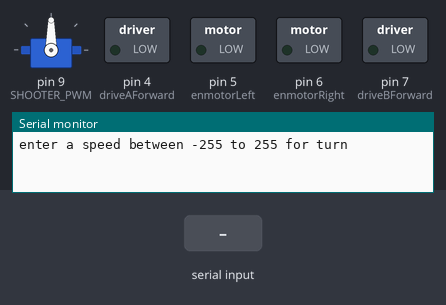
This sketch was run on a simulated Arduino Uno, built with avr-gcc and run on an emulated ATmega328P. Shown: servo, switched loads named in the sketch (green lamp = pin HIGH), the last lines printed to the serial monitor. The inputs (shaded band) are chosen by the test bench.

Above: at 1.2 s.
1.3 s: "90,45\n" received over Serial
At 2.5 s:
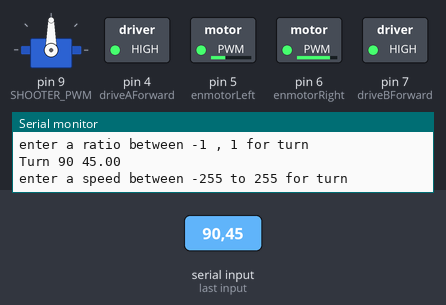
2.9 s: "30,150\n" received over Serial
At 5.2 s:
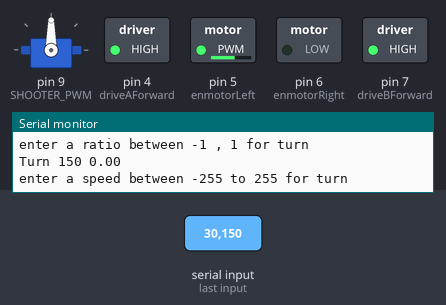
5.5 s: "5\n" received over Serial
At 7.2 s:
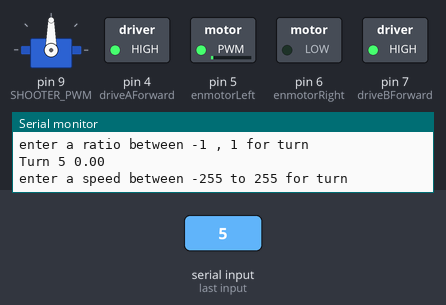
8.0 s: "90\n" received over Serial
At 10.2 s:
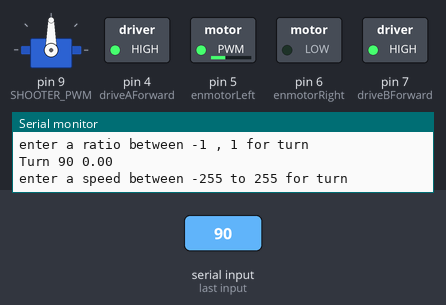
10.5 s: "200\n" received over Serial
At 12.3 s:
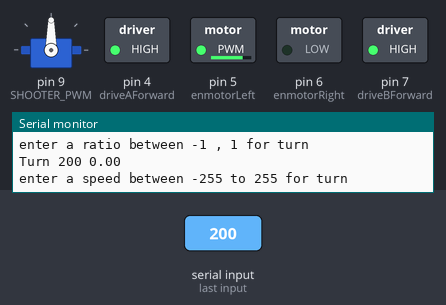
13.0 s: "1,90\n" received over Serial
At 13.5 s:
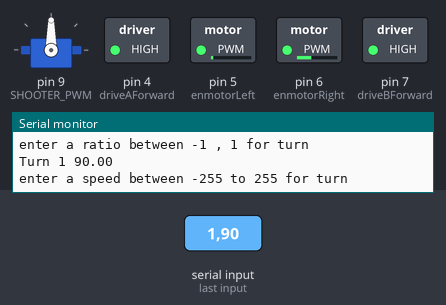
Timing chart, 0 to 15.5 s (numbered marks = the images above; inputs shaded):
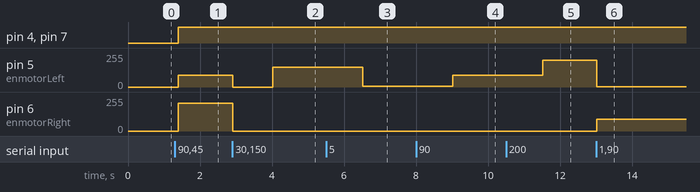

The sketch:

DriveMotors.ino
```cpp
#include <Servo.h> // for ESC

// motor one
int enmotorLeft = 5;
int enmotorRight = 6;

int driveAForward = 4 ;// 6;
int driveBForward = 7 ;// 6;

#define SHOOTER_PWM 9
Servo shooterESC;

void setup()
{
  // set all the motor control pins to outputs
  pinMode(enmotorLeft, OUTPUT);
  pinMode(enmotorRight, OUTPUT);
  pinMode(driveAForward, OUTPUT);
  pinMode(driveBForward, OUTPUT);
  shooterESC.attach(SHOOTER_PWM);

  Serial.begin(9600);
}

/*
 * Speed control for motorLeft
 * When speed == 0 the motor breaks
 * when speed > 0 turns in 'forward direction'
 * when speed < 0 turns in 'reverse direction'
*/
void motorLeftForward(int speed){
  if(speed == 0){ // stop
    digitalWrite(enmotorLeft, LOW);
    return;
  }
  if(speed > 0){ // running forward direction
    digitalWrite(driveAForward, HIGH);
  }
  else{ // running in reverse
    digitalWrite(driveAForward, LOW);
  }
  analogWrite(enmotorLeft, abs(speed));
}

/*
 * Speed control for motorRight
 * When speed == 0 the motor breaks
 * when speed > 0 turns in 'forward direction'
 * when speed < 0 turns in 'reverse direction'
*/
void motorRightForward(int speed){
  if(speed == 0){ // stop
    digitalWrite(enmotorRight, LOW);
    return;
  }
  if(speed > 0){ // running forward direction
    digitalWrite(driveBForward, HIGH);
  }
  else{ // running in reverse
    digitalWrite(driveBForward, LOW);
  }
  analogWrite(enmotorRight, abs(speed));

}

/*
 * This function wraps around the two motor controllers to go straight
 * When speed == 0 the motor breaks
 * when speed > 0 both of the motors turn in the 'forward direction'
 * when speed < 0 both motors turn in the 'reverse direction'
*/
void driveForward(int speed){
  motorLeftForward(speed);
  motorRightForward(speed);
}

/*
 * This function wraps around the two motor controllers, allows for turning
 * Speed controlls the first motor, ratio allows relative motion
 * When speed == 0 the motor breaks
 * when speed > 0 both of the motors turn in the 'forward direction'
 * when speed < 0 both motors turn in the 'reverse direction'
 *
 * When ratio < 0 , motors turn in opposite directions
 * When 0 < ration < 1 , right motor turns slower
*/
void turn(int speed, float ratio){
  motorLeftForward(speed);
  motorRightForward(speed*ratio);
}

void shooterMotor(int speed){
  shooterESC.writeMicroseconds(1000);
}

void driveForwardTest(){
  Serial.println("enter a speed between -255 to 255 for driving");
  int speed = _getUserInputInt();

  Serial.print("Driving ");
  Serial.println(speed);
  driveForward(speed);
  //driveForward(-255);
  delay(100);
}

void turnTest(){
  Serial.println("enter a speed between -255 to 255 for turn");
  int speed = _getUserInputInt();

  Serial.println("enter a ratio between -1 , 1 for turn");
  while(!Serial.available()){
      delay(100);
  }
  float ratio = Serial.parseFloat();

  Serial.print("Turn ");  Serial.print(speed);
  Serial.print(" ");  Serial.println(ratio);

  turn(speed, ratio);
  delay(100);
}

int _getUserInputInt(){
  while(!Serial.available()){
      delay(100);
  }
  return Serial.parseInt();
}

void loop()
{
  turnTest();
}
```

Measured:
- after the input at 1.3 s, pin 4 (driveAForward), pin 7 (driveBForward): LOW → HIGH after 0.10 s; pin 5 (enmotorLeft): 0/255 → 90/255 after 0.10 s; pin 6 (enmotorRight): 0/255 → 210/255 after 0.10 s
- after the input at 2.9 s, pin 5 (enmotorLeft): 90/255 → 0/255 at once, → 150/255 1.1 s later; pin 6 (enmotorRight): 210/255 → 0/255 at once
- after the input at 5.5 s, pin 5 (enmotorLeft): 150/255 → 5/255 after 1.0 s
- after the input at 8.0 s, pin 5 (enmotorLeft): 5/255 → 90/255 after 1.0 s
- after the input at 10.5 s, pin 5 (enmotorLeft): 90/255 → 200/255 after 1.0 s
- after the input at 13.0 s, pin 5 (enmotorLeft): 200/255 → 1/255 at once; pin 6 (enmotorRight): 0/255 → 90/255 at once
